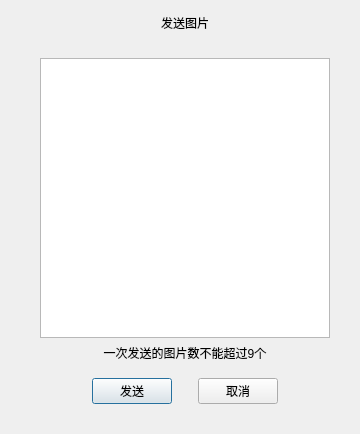
<?xml version="1.0" encoding="UTF-8"?>
<ui version="4.0">
 <class>TNBatchSendImageConfirmDialog</class>
 <widget class="QDialog" name="TNBatchSendImageConfirmDialog">
  <property name="geometry">
   <rect>
    <x>0</x>
    <y>0</y>
    <width>360</width>
    <height>434</height>
   </rect>
  </property>
  <property name="sizePolicy">
   <sizepolicy hsizetype="Expanding" vsizetype="Expanding">
    <horstretch>0</horstretch>
    <verstretch>0</verstretch>
   </sizepolicy>
  </property>
  <property name="minimumSize">
   <size>
    <width>360</width>
    <height>0</height>
   </size>
  </property>
  <property name="maximumSize">
   <size>
    <width>360</width>
    <height>16777215</height>
   </size>
  </property>
  <property name="windowTitle">
   <string/>
  </property>
  <layout class="QVBoxLayout" name="verticalLayout_2">
   <property name="leftMargin">
    <number>40</number>
   </property>
   <property name="topMargin">
    <number>14</number>
   </property>
   <property name="rightMargin">
    <number>30</number>
   </property>
   <property name="bottomMargin">
    <number>30</number>
   </property>
   <item>
    <widget class="QLabel" name="chooseCardTitleLabel">
     <property name="text">
      <string>发送图片</string>
     </property>
     <property name="alignment">
      <set>Qt::AlignCenter</set>
     </property>
    </widget>
   </item>
   <item>
    <layout class="QVBoxLayout" name="verticalLayout">
     <property name="topMargin">
      <number>20</number>
     </property>
     <item>
      <widget class="QTableWidget" name="cardTableWidget"/>
     </item>
    </layout>
   </item>
   <item>
    <widget class="QLabel" name="warningTipLabel">
     <property name="text">
      <string>一次发送的图片数不能超过9个</string>
     </property>
     <property name="alignment">
      <set>Qt::AlignCenter</set>
     </property>
    </widget>
   </item>
   <item>
    <layout class="QHBoxLayout" name="horizontalLayout" stretch="1,0,0,0,1">
     <property name="topMargin">
      <number>10</number>
     </property>
     <item>
      <spacer name="horizontalSpacer">
       <property name="orientation">
        <enum>Qt::Horizontal</enum>
       </property>
       <property name="sizeHint" stdset="0">
        <size>
         <width>20</width>
         <height>20</height>
        </size>
       </property>
      </spacer>
     </item>
     <item>
      <widget class="QPushButton" name="okButton">
       <property name="cursor">
        <cursorShape>PointingHandCursor</cursorShape>
       </property>
       <property name="text">
        <string>发送</string>
       </property>
      </widget>
     </item>
     <item>
      <spacer name="horizontalSpacer_3">
       <property name="orientation">
        <enum>Qt::Horizontal</enum>
       </property>
       <property name="sizeHint" stdset="0">
        <size>
         <width>20</width>
         <height>20</height>
        </size>
       </property>
      </spacer>
     </item>
     <item>
      <widget class="QPushButton" name="cancelButton">
       <property name="cursor">
        <cursorShape>PointingHandCursor</cursorShape>
       </property>
       <property name="text">
        <string>取消</string>
       </property>
      </widget>
     </item>
     <item>
      <spacer name="horizontalSpacer_2">
       <property name="orientation">
        <enum>Qt::Horizontal</enum>
       </property>
       <property name="sizeHint" stdset="0">
        <size>
         <width>20</width>
         <height>20</height>
        </size>
       </property>
      </spacer>
     </item>
    </layout>
   </item>
  </layout>
 </widget>
 <resources/>
 <connections/>
</ui>
